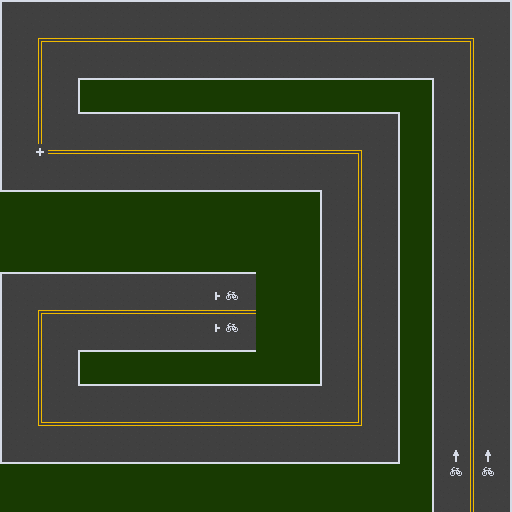

A level layout from a 2D game, rendered from its tile map. Below: a short description, then the map file with tile-grid data replaced by summaries:
An orthogonal 32x32 tile map with 16x16 px tiles, 1 tile layer (map) and 5 objects (1, 2, 3, 4, 5).

<map version="1.0" orientation="orthogonal" renderorder="right-down" width="32" height="32" tilewidth="16" tileheight="16" backgroundcolor="#183a02" nextobjectid="6">
 <tileset firstgid="1" name="roads" tilewidth="16" tileheight="16" spacing="1" tilecount="121" columns="11">
  <image source="roads.png" width="186" height="186" />
 </tileset>
 <layer name="map" width="32" height="32">
  <data>[1024 cells, 705 non-empty, 23 distinct tile ids]</data>
 </layer>
 <objectgroup name="lines">
  <object id="1" name="1" x="440" y="456">
   <polyline points="0,0 0,-384 -368,-384 -368,-336 -48,-336 -48,0 -432,0 -432,-176 -224,-176" />
  </object>
  <object id="2" name="2" x="456" y="456">
   <polyline points="0,0 0,-400 -400,-400 -400,-320 -80,-320 -80,-16 -432,-16 -432,-160 -240,-160" />
  </object>
  <object id="3" name="3" x="472" y="456">
   <polyline points="0,0 0,-416 -432,-416 -432,-304 -112,-304 -112,-32 -432,-32 -432,-144 -256,-144" />
  </object>
  <object id="4" name="4" x="488" y="456">
   <polyline points="0,0 0,-432 -464,-432 -464,-288 -144,-288 -144,-48 -432,-48 -432,-128 -272,-128" />
  </object>
  <object id="5" name="5" x="504" y="456">
   <polyline points="0,0 0,-448 -496,-448 -496,-272 -176,-272 -176,-64 -432,-64 -432,-112 -288,-112" />
  </object>
 </objectgroup>
</map>